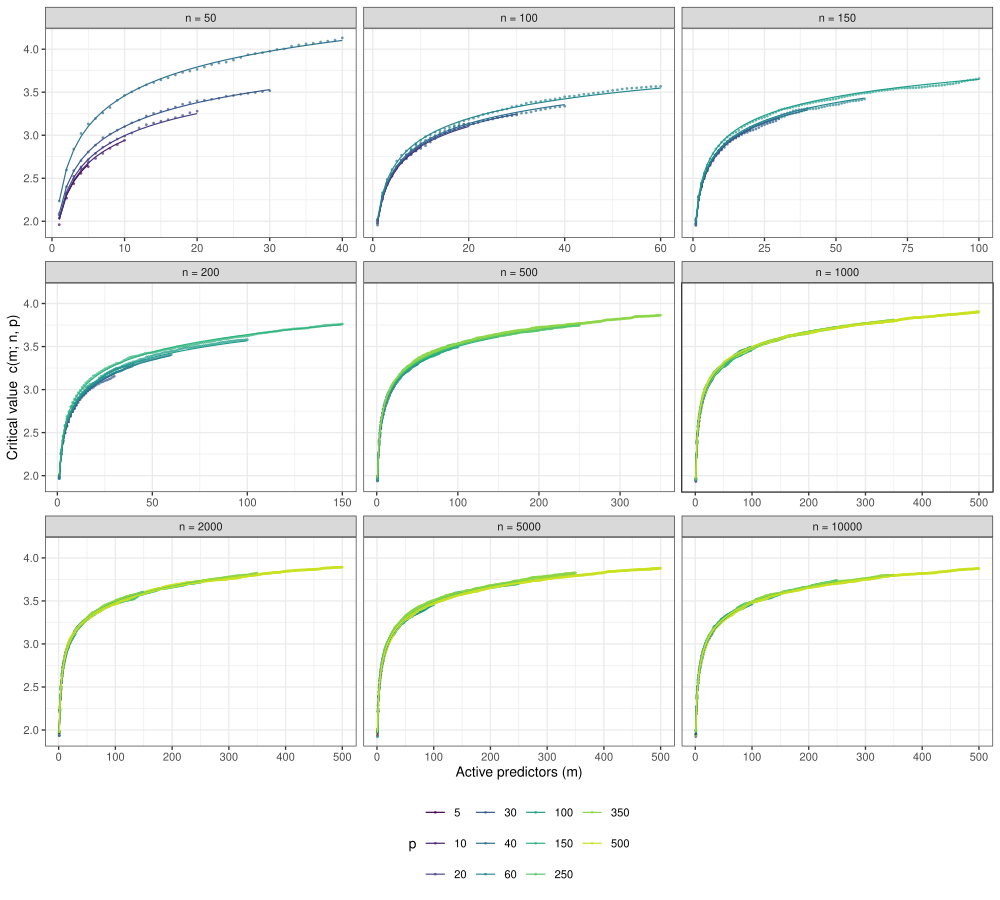

Reproduce this figure in R.
## ============================================================
## Validation figure for the extended Model I4x
## Points = Monte Carlo calibrated c(m;n,p) (rho=0)
## Lines  = Model I4x prediction
## Faceted by n, coloured by p.  -> plot_validation_I4x.pdf
## Run: Rscript plot_validation_I4x.R
## ============================================================
suppressMessages({ library(ggplot2); library(dplyr) })
source("get_critical_value.R")

d <- read.csv("c_table_ext_full.csv", stringsAsFactors = FALSE)
d <- d[d$rho == 0, ]

## model prediction at every calibrated (m,n,p)
d$pred <- unlist(Map(function(m, n, p) get_critical_value(m, n, p),
                     d$m, d$n, d$p))

nlab <- function(n) factor(n, levels = sort(unique(n)), labels = paste0("n = ", sort(unique(n))))
d$np <- nlab(d$n)

## Ordinal p encoded by a viridis gradient: reproduces in grayscale as an
## ordered dark-to-light ramp (Psychological Methods prints in black & white).
pl <- ggplot(d, aes(m, c, colour = factor(p))) +
  geom_point(size = 0.35, alpha = 0.6) +
  geom_line(aes(y = pred, group = p), linewidth = 0.4) +
  facet_wrap(~ np, scales = "free_x", ncol = 3) +
  scale_colour_viridis_d(option = "viridis", end = 0.92) +
  labs(x = "Active predictors (m)", y = "Critical value  c(m; n, p)",
       colour = "p") +
  theme_bw(base_size = 10) +
  theme(legend.position = "bottom")

ggsave("plot_validation_I4x.pdf", pl, width = 10, height = 9)

## quick fit summary printed alongside
rel <- 100 * abs(d$c - d$pred) / d$c
cat(sprintf("Validation over %d calibrated points: median rel = %.2f%%, 90th = %.2f%%, max = %.2f%%\n",
            nrow(d), median(rel), quantile(rel, .9), max(rel)))
cat("Wrote plot_validation_I4x.pdf\n")
